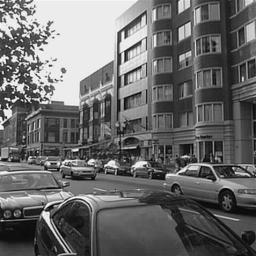
#> input picture img/originals/100.jpg, 256 x 256 px, given in place of 1.jpg, which was not available
$ python Rotacion.py
#> lines starting #> are read from the running program, lines starting #| are printed output that depends on the picture; pictures that were not available may be replaced by others from this repository, and a replacement may not be noted
import cv2

def rotation(image, degree):
    # Ángulo de rotación en grados
#> called with degree = 45
    angle_degrees = degree
#> angle_degrees = 45

    # Obtener las dimensiones de la imagen
    height, width = image.shape[:2]
#> height = 256; width = 256

    # Calcular el centro de la imagen
    center = (width // 2, height // 2)
#> center = (128, 128)

    # Obtener la matriz de rotación
    rotation_matrix = cv2.getRotationMatrix2D(center, angle_degrees, scale=1.0)
#> rotation_matrix = [[0.707, 0.707, -53.02], [-0.707, 0.707, 128]]

    # Aplicar la rotacion
    rotated_image = cv2.warpAffine(image, rotation_matrix, (width, height), borderMode=cv2.BORDER_CONSTANT, borderValue=(0, 0, 0))  # Rellenar con negro
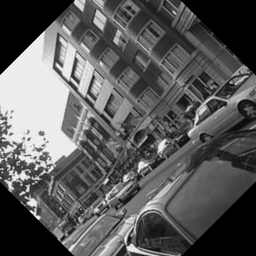
#> rotated_image: shape (256, 256, 3); min 0, max 252, mean 91.3
#> image is the input picture: shape (256, 256, 3); min 0, max 255, mean 106.6

    return rotated_image

for i in range(1, 293):
    rotated_image = rotation(cv2.imread(f'../img/originals/{i}.jpg'), degree=45)
    cv2.imwrite(f'../img/rotated/{i}.jpg', rotated_image)
#> pass 2 of the loop `for i in range(1, 293):`:
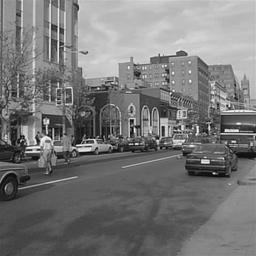
#> input picture img/originals/101.jpg, 256 x 256 px, given in place of 2.jpg, which was not available
#> in rotation (call 2), `rotated_image = cv2.warpAffine(image, rotation_matrix, (width, height)..`:
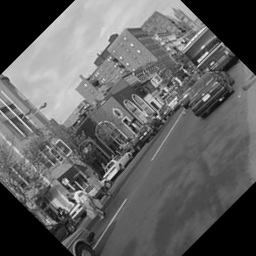
#> rotated_image: shape (256, 256, 3); min 0, max 247, mean 97.1
#> in rotation, image is the input picture: shape (256, 256, 3); min 0, max 252, mean 119.8
#> (the run stopped early here; a loop or call above may not have finished)
